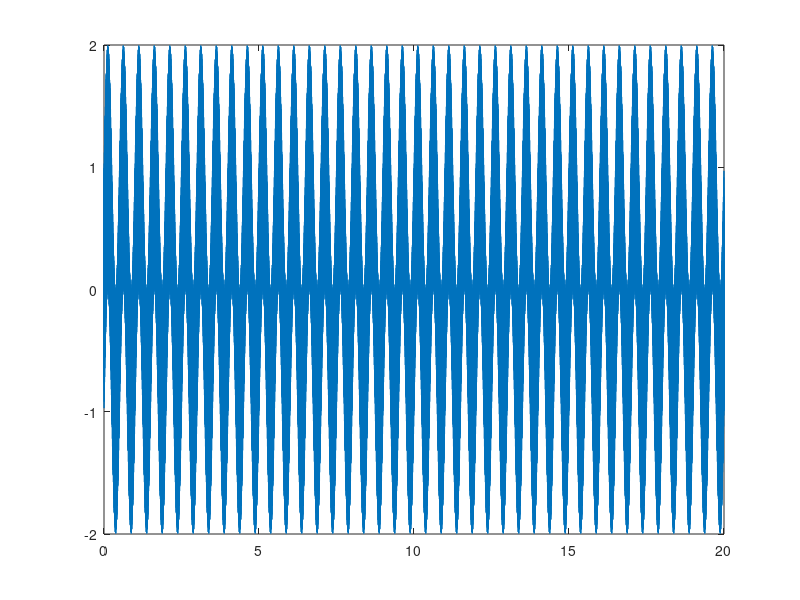

Reproduce this figure in MATLAB. (Note: this script raises an error after producing the figure.)
function filtering

fs = 2048;
timePeriod = 1 / fs;


timeBase = 20;
myLen = timeBase / timePeriod;
t = (0:myLen-1) * timePeriod;

% Creating test signal
x_sin = sin(2 * pi * 2 * t) + sin(2 * pi * 5000 * t);

% Plot test signal
figure(1)
plot(t, x_sin)
axis([0 20 -2 2])

% Filter test signal
output = butterworthFilter(fs, x_sin);

% Plot result
figure(2)
plot(t, output)
axis([0 20 -2 2])

% Second test
[t1, t2] = testdata;

% I want a dataset for 10 sec
timeBase = 1;
myLen = timeBase / timePeriod;
t = (0:myLen-1) * timePeriod;

% Plot super position signal
figure(3)
plot(t, t1(1:2:end))
title('Super position signal');
xlabel('Time (t)');
ylabel('Voltage (t)');

% Filter the signal
output = butterworthFilter(fs, t1);

% Plot result
figure(4)
plot(t, output(1:2:end))
title('Super position signal filtered');
xlabel('Time (t)');
ylabel('Voltage (t)');

end